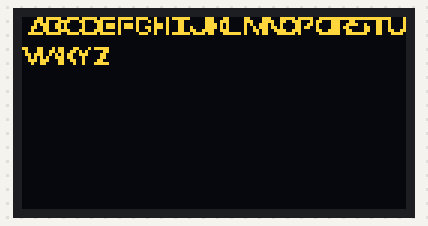
The sketch below on a simulated Arduboy, built with avr-gcc and run on an emulated ATmega32U4. Parts: 128×64 one-colour display. The OLED is the two-colour kind (top 16 rows yellow); random numbers use the default seed unless the sketch sets one.

Above: at 0.1 s.

The sketch:

drew_font.ino
```cpp
#include "Arduboy.h"
#include "letters.h"
Arduboy arduboy;

char * alphabet[26];

void drawBitmap(byte x, byte y, const uint8_t *bitmap, uint8_t frame) {
  unsigned int frame_offset;
  uint8_t width = pgm_read_byte(bitmap);
  uint8_t height = pgm_read_byte(++bitmap);

  bitmap++;
  if (frame > 0) {
    frame_offset = (width * ( height / 8 + ( height % 8 == 0 ? 0 : 1)));
    // sprite plus mask uses twice as much space for each frame
    bitmap += frame * frame_offset;
  }
  arduboy.drawBitmap(x, y, bitmap, width, height, 1);
}


void setup() {
  // put your setup code here, to run once:
  arduboy.initRandomSeed();
  arduboy.beginNoLogo();

  alphabet[0] = A;
  alphabet[1] = B;
  alphabet[2] = C;
  alphabet[3] = D;
  alphabet[4] = E;
  alphabet[5] = F;
  alphabet[6] = G;
  alphabet[7] = H;
  alphabet[8] = I;
  alphabet[9] = J;
  alphabet[10] = K;
  alphabet[11] = L;
  alphabet[12] = M;
  alphabet[13] = N;
  alphabet[14] = O;
  alphabet[15] = P;
  alphabet[16] = Q;
  alphabet[17] = R;
  alphabet[18] = S;
  alphabet[19] = T;
  alphabet[20] = U;
  alphabet[21] = V;
  alphabet[22] = W;
  alphabet[23] = X;
  alphabet[24] = Y;
  alphabet[25] = Z;
}

void loop() {
  // pause render until it's time for the next frame
  if (!(arduboy.nextFrame()))
    return;

  byte x = random(10, 120),
       y = random(5, 60);

  arduboy.clear();

  for (byte i = 0; i < 26; i++) {
    byte xPos = (6 * i) + 2,
         yPos = 0;

    if (xPos > 122) {
      yPos = 10;
      xPos -= 128;

    }

    drawBitmap(xPos,yPos, alphabet[i], 0);
  }

  arduboy.display();
}
```

letters.h
```cpp
#ifndef LETTERS_H
#define LETTERS_H

PROGMEM const unsigned char A[] = {
7, 6,
0x20, 0x38, 0x2E, 0x23, 0x27, 0x1C, 0x30
};

PROGMEM const unsigned char B[] = {
6, 6,
0x3F, 0x21, 0x21, 0x2D, 0x3F, 0x12
};

PROGMEM const unsigned char C[] = {
6, 6,
0x1E, 0x33, 0x21, 0x21, 0x21, 0x12
};

PROGMEM const unsigned char D[] = {
6, 6,
0x3F, 0x21, 0x21, 0x21, 0x33, 0x1E
};

PROGMEM const unsigned char E[] = {
5, 6,
0x3F, 0x21, 0x2D, 0x2D, 0x2D
};

PROGMEM const unsigned char F[] = {
5, 6,
0x3F, 0x01, 0x0D, 0x0D, 0x0D
};

PROGMEM const unsigned char G[] = {
5, 6,
0x1F, 0x21, 0x21, 0x29, 0x1A
};

PROGMEM const unsigned char H[] = {
5, 6,
0x3F, 0x0C, 0x0C, 0x00, 0x3F
};

PROGMEM const unsigned char I[] = {
6, 6,
0x21, 0x21, 0x3F, 0x3F, 0x21, 0x21
};

PROGMEM const unsigned char J[] = {
6, 6,
0x18, 0x30, 0x20, 0x20, 0x30, 0x1F
};

PROGMEM const unsigned char K[] = {
7, 6,
0x3F, 0x3F, 0x0C, 0x00, 0x1E, 0x33, 0x21
};

PROGMEM const unsigned char L[] = {
5, 6,
0x3F, 0x20, 0x20, 0x20, 0x20
};

PROGMEM const unsigned char M[] = {
8, 6,
0x3F, 0x03, 0x06, 0x18, 0x30, 0x0C, 0x06, 0x3F
};

PROGMEM const unsigned char N[] = {
7, 6,
0x3F, 0x3F, 0x03, 0x0E, 0x18, 0x30, 0x3F
};

PROGMEM const unsigned char O[] = {
6, 6,
0x1E, 0x33, 0x21, 0x21, 0x33, 0x1E

};

PROGMEM const unsigned char P[] = {
5, 6,
0x3F, 0x01, 0x09, 0x0D, 0x07

};

PROGMEM const unsigned char Q[] = {
7, 6,
0x1E, 0x33, 0x21, 0x21, 0x31, 0x3F, 0x2C

};

PROGMEM const unsigned char R[] = {
6, 6,
0x3F, 0x3F, 0x01, 0x09, 0x3D, 0x37

};

PROGMEM const unsigned char S[] = {
6, 6,
0x27, 0x25, 0x21, 0x21, 0x3D, 0x19

};

PROGMEM const unsigned char T[] = {
6, 6,
0x01, 0x01, 0x3F, 0x3F, 0x01, 0x01

};

PROGMEM const unsigned char U[] = {
6, 6,
0x1F, 0x30, 0x20, 0x20, 0x30, 0x1F

};

PROGMEM const unsigned char V[] = {
7, 6,
0x01, 0x07, 0x1C, 0x30, 0x1C, 0x07, 0x01

};

PROGMEM const unsigned char W[] = {
8, 6,
0x3F, 0x30, 0x18, 0x06, 0x03, 0x0C, 0x18, 0x3F

};

PROGMEM const unsigned char X[] = {
6, 6,
0x33, 0x1E, 0x00, 0x0C, 0x1E, 0x33

};

PROGMEM const unsigned char Y[] = {
5, 6,
0x01, 0x06, 0x3C, 0x06, 0x01

};

PROGMEM const unsigned char Z[] = {
5, 6,
0x21, 0x31, 0x3D, 0x2F, 0x23
};

#endif
```
